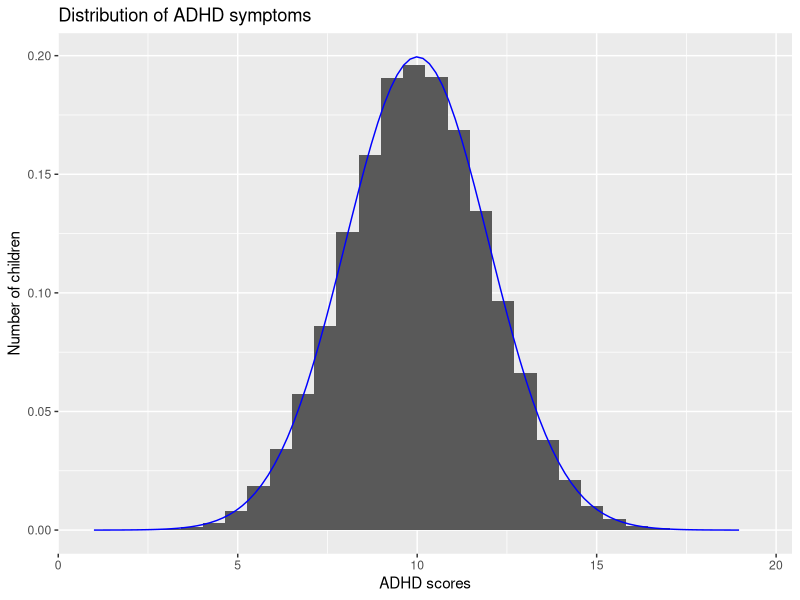
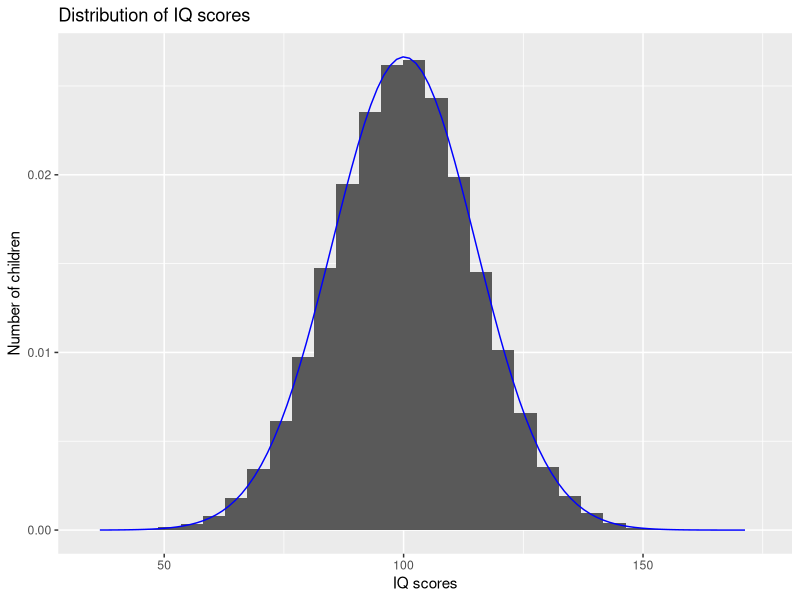
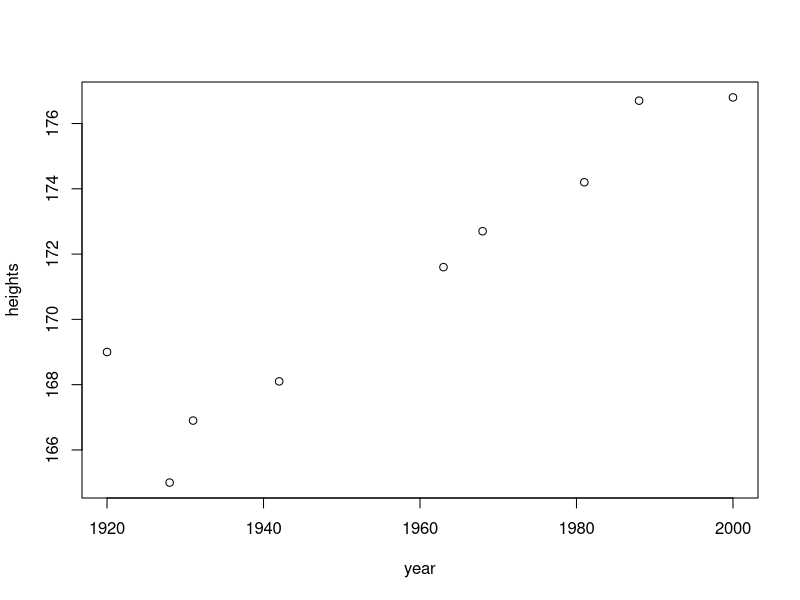
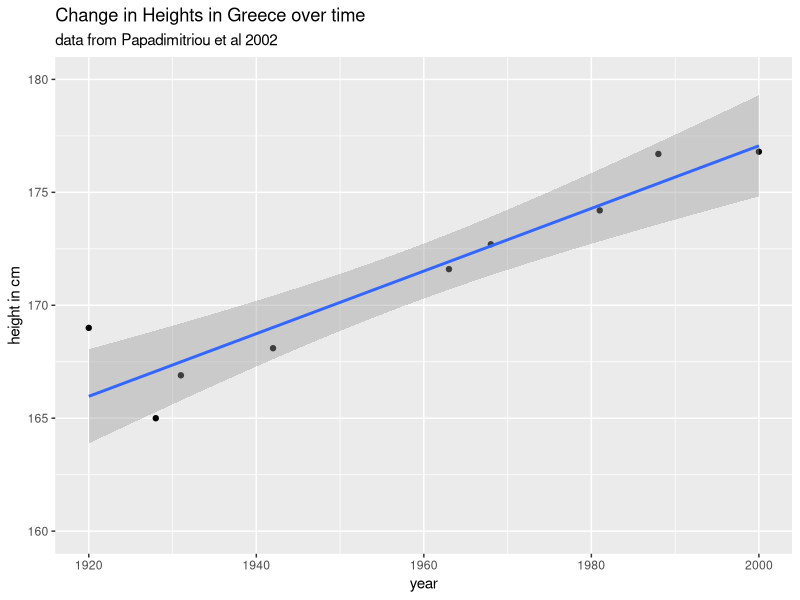

Recreate these plots in R, in order.
library(tidyverse)
adhd_mean <- 10
adhd_sd <- 2
n_adhd <- 100000

a_norm_dist <- data.frame(values = rnorm(n_adhd, adhd_mean, adhd_sd))


a_norm_dist %>% 
  ggplot(aes(values))+
  geom_histogram(aes(y = ..density..), bins = 30) +
  ggtitle("Distribution of ADHD symptoms")+
  ylab("Number of children") +
  xlab("ADHD scores")+
  stat_function(fun = dnorm, args = list(mean = mean(a_norm_dist$values), 
                                         sd = sd(a_norm_dist$values)), col = "blue")



iq_mean <- 100
iq_sd <- 15
n_iq <- 100000

iq_norm_dist <- data.frame(values = rnorm(n_adhd, iq_mean, iq_sd))







iq_norm_dist %>% 
  ggplot(aes(values))+
  geom_histogram(aes(y = ..density..), bins = 30) +
  ggtitle("Distribution of IQ scores")+
  ylab("Number of children") +
  xlab("IQ scores")+
  stat_function(fun = dnorm, args = list(mean = mean(iq_norm_dist$values), 
                                         sd = sd(iq_norm_dist$values)), col = "blue")




heights <- c(169.0, 165.0, 166.9, 168.1, 171.6, 172.7, 174.2,  176.7, 176.8)
year <- c(1920, 1928, 1931, 1942, 1963, 1968, 1981, 1988, 2000)

plot(year,heights)

df_heights_greece <- data.frame (heights = heights, year = year)

df_heights_greece %>% 
  ggplot(aes(x = year, y = heights)) + 
  geom_point()+
  ylim(160, 180)+
  stat_smooth(method = "lm",
              formula = y ~ x,
              geom = "smooth")+
  ggtitle("Change in Heights in Greece over time",subtitle = "data from Papadimitriou et al 2002") +
  ylab("height in cm") +
  xlab("year")
  
